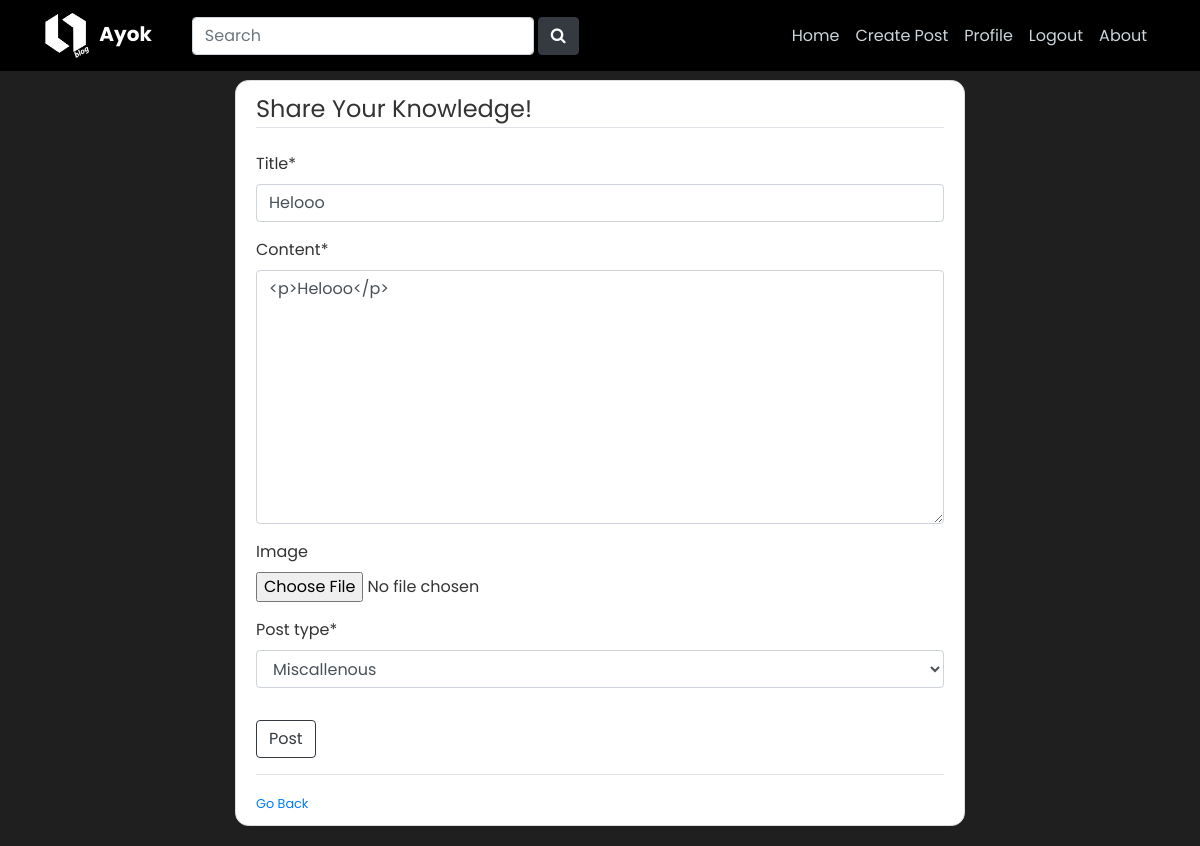
The page /post/57/update (signed in) on the database its author committed.
### blog/models.py (models this page shows, shortened)
class Post(models.Model):
    title = models.CharField(max_length=100)
    content = HTMLField()
    image = ResizedImageField(
        size=[620, 500], upload_to='post_images', blank=True, null=True)
    date_posted = models.DateTimeField(default=timezone.now)
    author = models.ForeignKey(User, on_delete=models.CASCADE)
    post_type = models.CharField(
        default='MISCALLENOUS', max_length=23, choices=POST_TYPES)

### blog/views.py (the view, shortened to what this page needs)
# urls.py: path('post/<int:pk>/update', PostUpdateView.as_view(),  name='post-update'),
class PostUpdateView(LoginRequiredMixin, UserPassesTestMixin, UpdateView):
    model = Post
    fields = ['title', 'content', 'image', 'post_type']
    def test_func(self):
        post = self.get_object()
        if self.request.user == post.author:
            return True
        return False

### blog/templates/blog/post_form.html (shortened to what this page needs)
{% extends 'blog/base.html' %}
{% load crispy_forms_tags %}
{% block content %}
    <div class="content-section" style="border-radius: 10pt;">
        <form method="POST" enctype='multipart/form-data' id="postform" >
            <fieldset class="form-group">
                <legend class="border-bottom mb-4"> Share Your Knowledge! </legend>
                {{ form | crispy }}
            </fieldset>
            <div class="form-group">
                <button class="btn btn-outline-dark" type="submit">Post</button>
            </div>
        </form>
        <div class="border-top pt-3 ">
            <small class="text-muted">
                <a class="ml-.5" href="{% url 'blog-home' %}"> Go Back</a>
            </small>
        </div>
    </div>
{% endblock content %}

### blog/static/blog/main.css (style rules this page uses)
body { background: #fafafa; color: #333333; margin-top: 5rem; }
.content-section { background: #ffffff; padding: 10px 20px; border: 1px solid #dddddd; border-radius: 3px; margin-bottom: 20px; }

### rows shown on the page
Post: title "Helooo", content "<p>Helooo</p>", post_type "Miscallenous"
